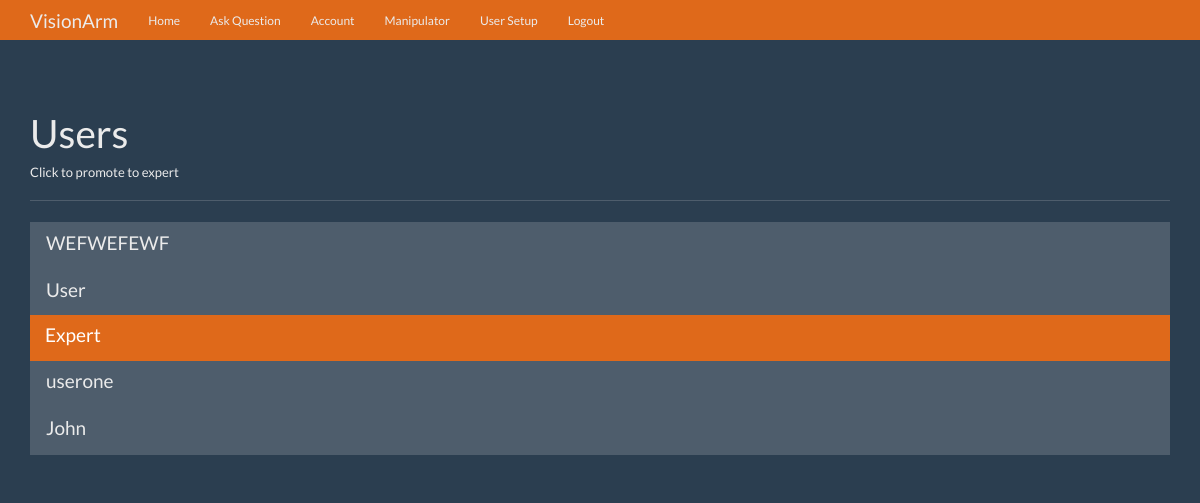
Page /users (signed in) on the earlier database version.
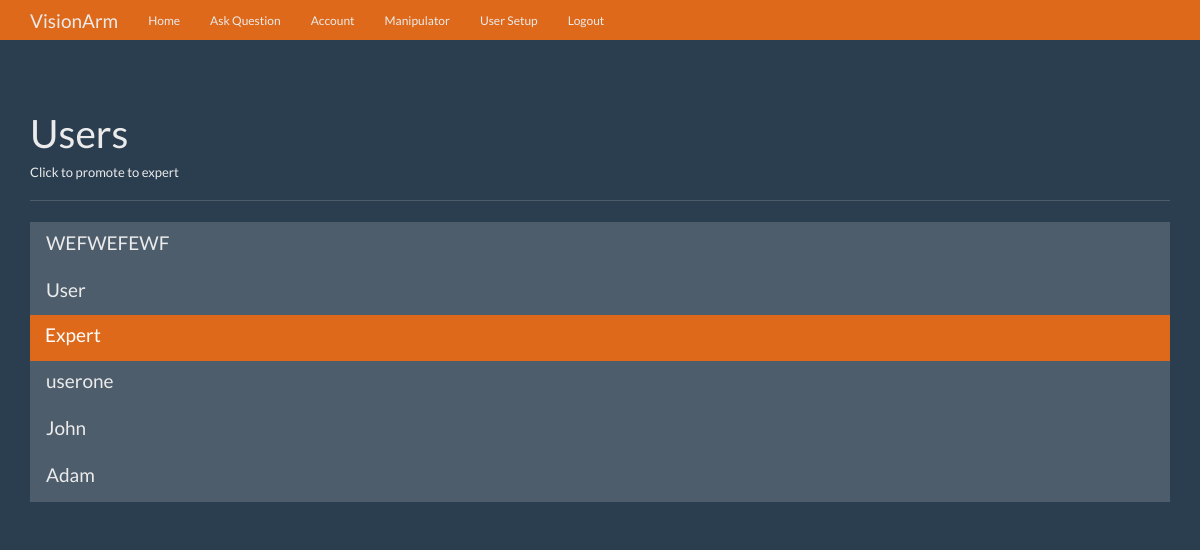
Same page on the later database version.
### visionarm/models.py (models this page shows, shortened)
class User(db.Model, UserMixin):
    id = db.Column(db.Integer, primary_key=True)
    login = db.Column(db.String(50))
    password = db.Column(db.String(100))
    name = db.Column(db.String(50))
    surname = db.Column(db.String(50))
    expert = db.Column(db.Boolean)
    admin = db.Column(db.Boolean)
    questions_asked = db.relationship(
        'Question',
        foreign_keys='Question.asked_by_id',
        backref='asker',
        lazy=True
    )
    answers_requested = db.relationship(
        'Question',
        foreign_keys='Question.expert_id',
        backref='expert',
        lazy=True
    )
    @property
    def unhashed_password(self):
        """
        Property that raises an error when attempting to access the unhashed password.

        Used to prevent direct access to the unhashed password.
        """
        raise AttributeError('Cannot view unhashed password!')

### visionarm/routes/main.py (the view)
@main.route('/users')
@login_required
def users():
    if not current_user.admin:
        return redirect(url_for('main.index'))
    users = User.query.filter_by(admin=False).all()
    context = {
        'users': users
    }
    return render_template('users.html', **context)

### visionarm/__init__.py (called while the page is built)
def create_app(config_file='settings.py'):
    app = Flask(__name__)
    app.config.from_pyfile(config_file)
    db.init_app(app)
    login_manager.init_app(app)
    login_manager.login_view = 'auth.login'
    @login_manager.user_loader
    def load_user(user_id):
        return User.query.get(user_id)
    app.register_blueprint(main)
    app.register_blueprint(auth)
    app.cli.add_command(create_tables)
    return app

### visionarm/templates/users.html (shortened to what this page needs)
{% extends 'base.html' %}
{% block content %}
<div class="page-header">
        <h1>Users</h1>
        <h6>Click to promote to expert</h6>
      </div>
      <div class="row">
        <div class="col-lg-12">
          <div class="list-group">
            {% for user in users %}
              <a href="{{ url_for('main.promote', user_id=user.id) }}" class="list-group-item {% if user.expert %}active{% endif %}">
                <h4 class="list-group-item-heading">{{ user.name }}</h4>
              </a>
            {% endfor %}
          </div>
        </div>
      </div>
{% endblock %}

Differences in the rows shown:
added User: name "Adam"
